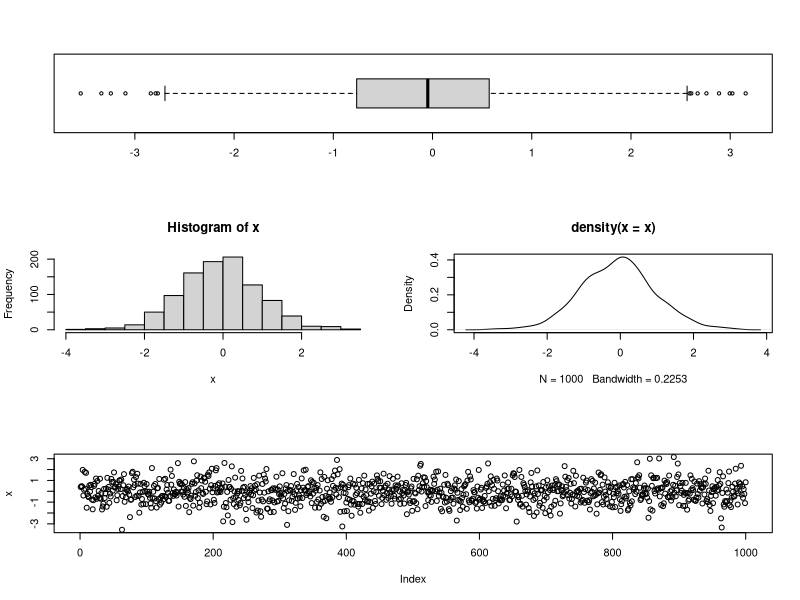

Source code (R):



x <- rnorm(1000)
jpeg("normdist.jpg")

# Para fazer gráficos 4 graficos em 3 linhas e 2 colunas
layout(mat=matrix(c(1,1,2,3,4,4),nrow=3,ncol=2,byrow=T))
boxplot(x, horizontal=T)
hist(x)
plot(density(x))
plot(x)
dev.off()


# desenvolver função despois